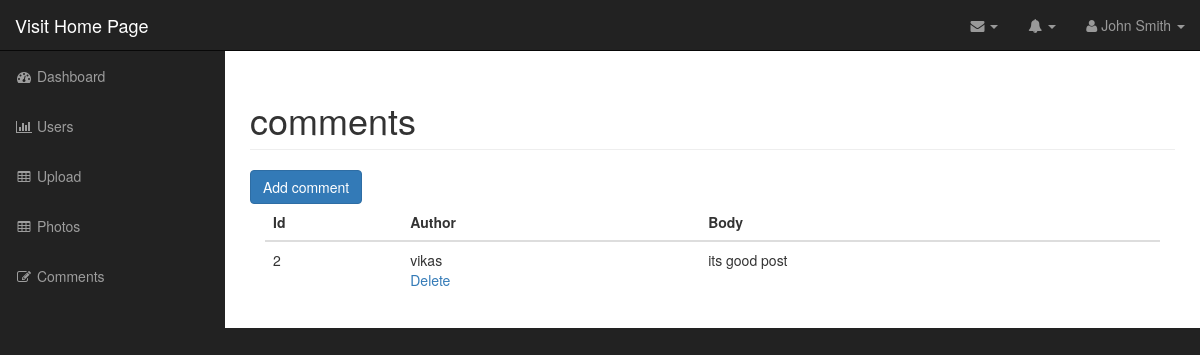
The app's page /admin/comments.php (signed in) with its own data.
### tables this page shows
CREATE TABLE `comments` (
  `id` int(11) NOT NULL,
  `photo_id` int(11) NOT NULL,
  `author` varchar(255) NOT NULL,
  `body` text NOT NULL
);

### admin/includes/database.php (called while the page is built, shortened)
<?php
class Database{
   public $connection;
    public function open_db_connection(){
         $this->connection = new mysqli(DB_HOST,DB_USER,DB_PASSWORD,DB_NAME);
    }
    public function query($sql){
        $result = $this->connection->query($sql);
        return $result;
    }
}
$database = new Database();
?>

### admin/includes/db_object.php (called while the page is built, shortened)
<?php
class Db_object{
      public static function find_all(){
        return static::find_by_query("SELECT * FROM ". static::$db_table." ");
    }
         public static function find_by_query($sql){
         global $database;
         $result_set = $database->query($sql);
         $the_object_array = array();
         while($row = mysqli_fetch_array($result_set)){
            $the_object_array[] = static::instantation($row);
         }
         return $the_object_array;
        }
       public static function instantation($the_record){
        $the_object =  new $calling_class;
        foreach($the_record as $the_attribute => $value){
            if ($the_object->has_the_attribute($the_attribute)) {
                $the_object->$the_attribute = $value;
            }
           }
           return $the_object;
        }
        private function has_the_attribute($the_attribute){
          $object_properties = get_object_vars($this);
           return array_key_exists($the_attribute, $object_properties);
        }
}
?>

### admin/comments.php (the view, shortened to what this page needs)
<?php include("includes/header.php"); ?>
<?php
$comments = Comment::find_all();
?>
        <nav class="navbar navbar-inverse navbar-fixed-top" role="navigation">
            <?php include("includes/top_nav.php"); ?>
                <?php include("includes/side_nav.php"); ?>
        </nav>
        <div id="page-wrapper">
            <div class="container-fluid">
                <div class="row">
                    <div class="col-lg-12">
                        <h1 class="page-header">
                        comments
                        </h1>
                        <a href="add_comment.php" class="btn btn-primary">Add comment</a>
                       <div class="col-md-12">
                          <table class="table table-hover">
                             <thead>
                                  <tr>
                                       <th>Id</th>
                                       <th>Author</th>
                                       <th>Body</th>
                                   </tr>
                              </thead>
                             <tbody>
                                 <?php foreach($comments as $comment) : ?>
                                <tr>
                                 <td><?php echo $comment->id;?></td>
                                 <td><?php echo $comment->author;?>
                                    <div class="action_links">
                                        <a href="delete_comment.php?id=<?php echo $comment->id;?>">Delete</a>
                                     </div>
                                  </td>
                                 <td><?php echo $comment->body;?></td>
                               </tr>
                             <?php endforeach; ?>
                            </tbody>
                          </table>
                        </div>
                    </div>
                </div>
            </div>
        </div>
  <?php include("includes/footer.php"); ?>

### admin/css/sb-admin.css (style rules this page uses)
body { margin-top: 100px; background-color: #222; }
@media (min-width:768px) { body { margin-top: 50px; } }
#page-wrapper { width: 100%; padding: 0; background-color: #fff; }
@media (min-width:768px) { #page-wrapper { padding: 10px; } }

### records on screen
comments: id "2", author "vikas", body "its good post"
